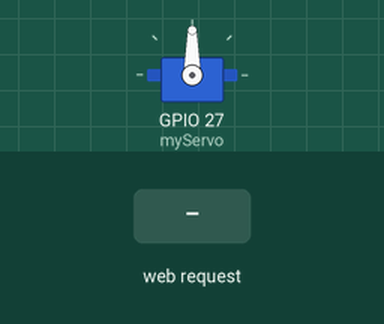
A sketch run on a simulated ESP32. Shown: servo. Inputs (shaded band) come from the test bench. WiFi joins after 1.5 s; servers stay silent unless stated; what the sketch prints to the serial monitor is not drawn.

Above: at 1.2 s.
1.3 s: HTTP request GET /angle?value=1 received
At 2.5 s:
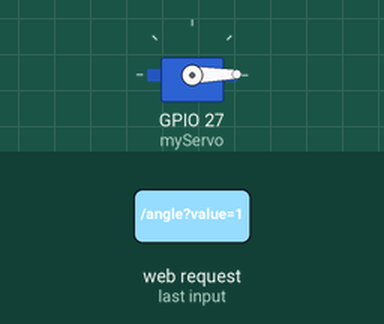
2.8 s: HTTP request GET /angle?value=120 received
At 3.8 s:
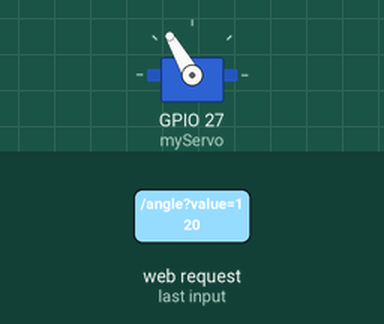
Timing chart, 0 to 5.8 s (numbered marks = the images above; inputs shaded):
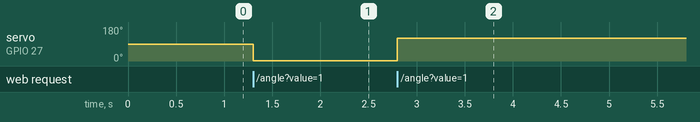

The sketch:

web_motor.ino
```cpp
#include <WiFi.h>
#include <WebServer.h>
#include <ESP32Servo.h>

const char* ssid = "ESP32-Servo";
const char* password = "12345678";

WebServer server(80);
Servo myServo;

const char* html = R"rawliteral(
<!DOCTYPE html>
<html>
<head><title>Servo Control</title></head>
<body>
  <h2>Servo Angle: <span id="val">90</span>°</h2>
  <input type="range" min="0" max="180" value="90" id="slider" oninput="updateFromSlider(this.value)">
  <input type="number" min="0" max="180" value="90" id="angleInput" oninput="updateFromInput(this.value)">
  <script>
    let debounceTimer;

    function sendAngle(val) {
      fetch("/angle?value=" + val);
    }

    function updateFromSlider(val) {
      document.getElementById("val").innerText = val;
      document.getElementById("angleInput").value = val;
      debounceSend(val);
    }

    function updateFromInput(val) {
      val = Math.min(180, Math.max(0, val));
      document.getElementById("val").innerText = val;
      document.getElementById("slider").value = val;
      debounceSend(val);
    }

    function debounceSend(val) {
      clearTimeout(debounceTimer);
      debounceTimer = setTimeout(() => sendAngle(val), 300);
    }
  </script>
</body>
</html>
)rawliteral";

void handleRoot() {
  server.send(200, "text/html", html);
}

void handleAngle() {
  if (server.hasArg("value")) {
    int angle = server.arg("value").toInt();
    angle = constrain(angle, 0, 180);
    myServo.write(angle);
    server.send(200, "text/plain", "Angle set to: " + String(angle));
  } else {
    server.send(400, "text/plain", "Bad Request");
  }
}

void setup() {
  Serial.begin(115200);
  WiFi.softAP(ssid, password);
  Serial.println("AP Started. Connect to WiFi and open browser at 192.168.4.1");

  myServo.attach(27); // GPIO 27

  server.on("/", handleRoot);
  server.on("/angle", handleAngle);
  server.begin();
}

void loop() {
  server.handleClient();
}
```

Measured:
- after the input at 1.3 s, servo on GPIO 27 (myServo): 90° → 1° at once
- after the input at 2.8 s, servo on GPIO 27 (myServo): 1° → 120° at once
